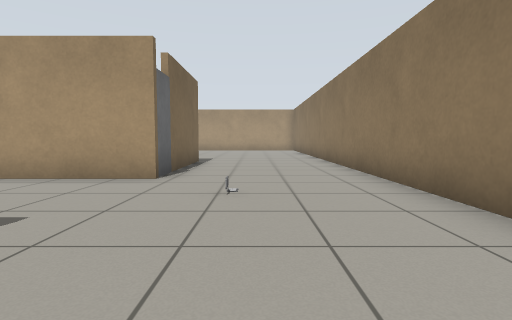
[1] (above)

13 first-person views from a walk through a Gazebo world. The camera is 0.72 m above the floor, tilts 4° down and sees 80° across. The floor is counted in squares, 1 m on a side. Each view is taken from the middle of a square. On the plan, view 1 faces up. The plan holds only what a view shows up to about 10 squares ahead; the rest is blank.

[2]
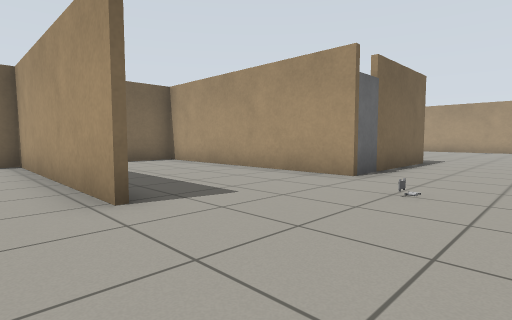

[3]
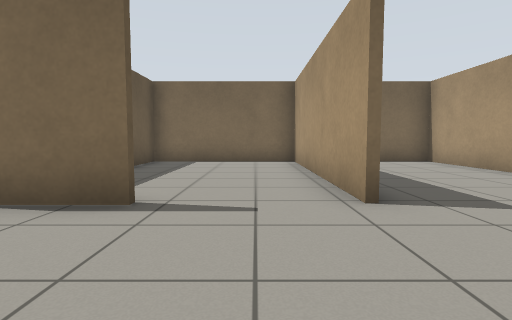

[4]
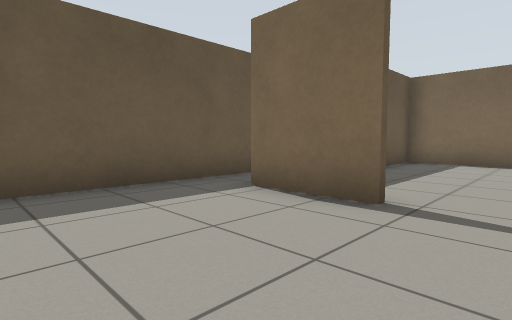

[5]
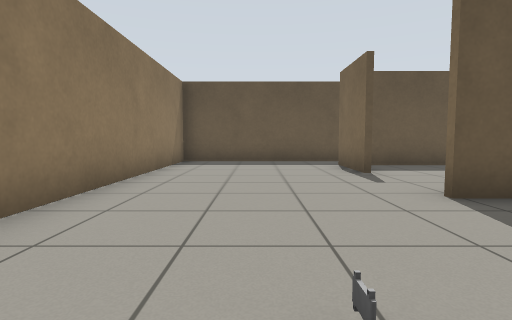

[6]
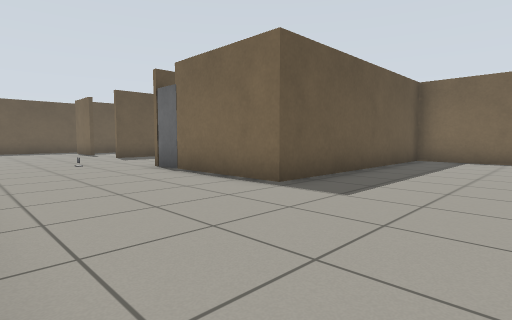

[7]
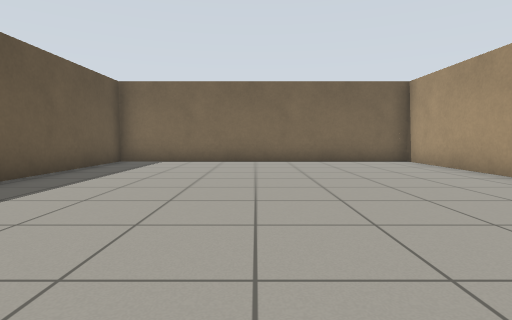

[8]
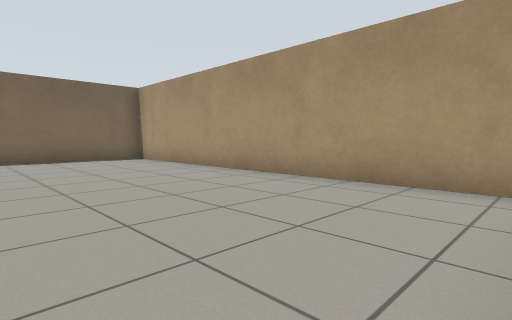

[9]
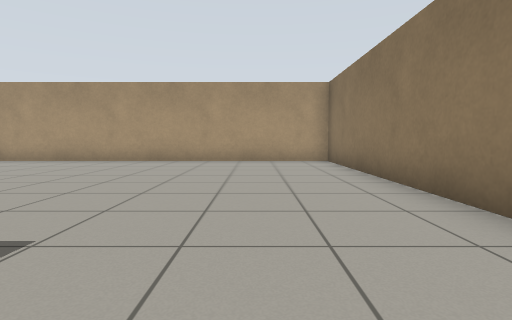

[10]
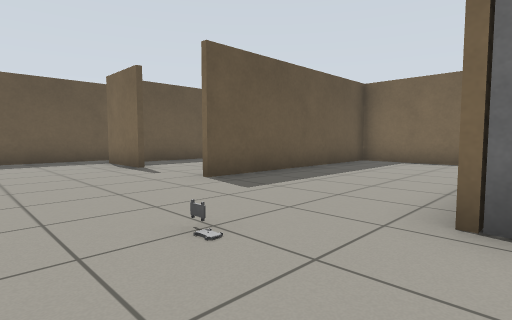

[11]
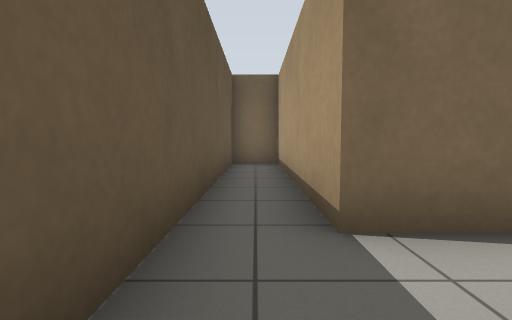

[12]
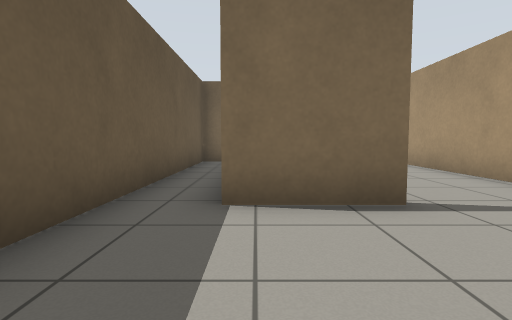

[13]
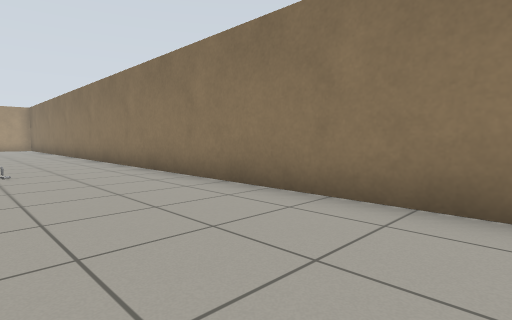

### Floor plan
Points are (right, up) in squares from view 1. A wall is a line through its corners. A room is listed if a view was taken in it or the views show most of it. See-through windows are left out.
Room 1 (views 1, 2, 3, 4, 5, 6, 7, 8, 9, 10, 11, 12, 13)
walls: (-2.4, 5.4) (-8.6, 5.4) (-8.6, 1.4) (-2.2, 1.4); (-2.2, 1.2) (-8.6, 1.2) (-8.6, -4.7) (2.3, -4.7) (2.3, 10); (2.3, 11.6) (2.3, 18.8) (-8.6, 18.8) (-8.6, 9.7) (-1.8, 9.7) (-1.8, 6.5); (-2.3, -1.2) (-2.3, -3.4) (-8.7, -3.4); (-5.2, -3.2) (-3.1, -3.2); (-8.7, -3.2) (-7, -3.2)
objects: door leaf (-2, 6); other object (0, 4)

Positions as (right, up) in squares from view 1, and headings:
1: (0, 0), facing up
2: (1, 0), facing up-left
3: (1, 0), facing left
4: (1, 0), facing down-left
5: (0, 5), facing down
6: (2, 13), facing down-left
7: (1, 14), facing left
8: (2, 14), facing up-left
9: (0, 9), facing up
10: (1, 6), facing down-left
11: (0, -4), facing left
12: (1, -3), facing left
13: (-1, -3), facing up-right
